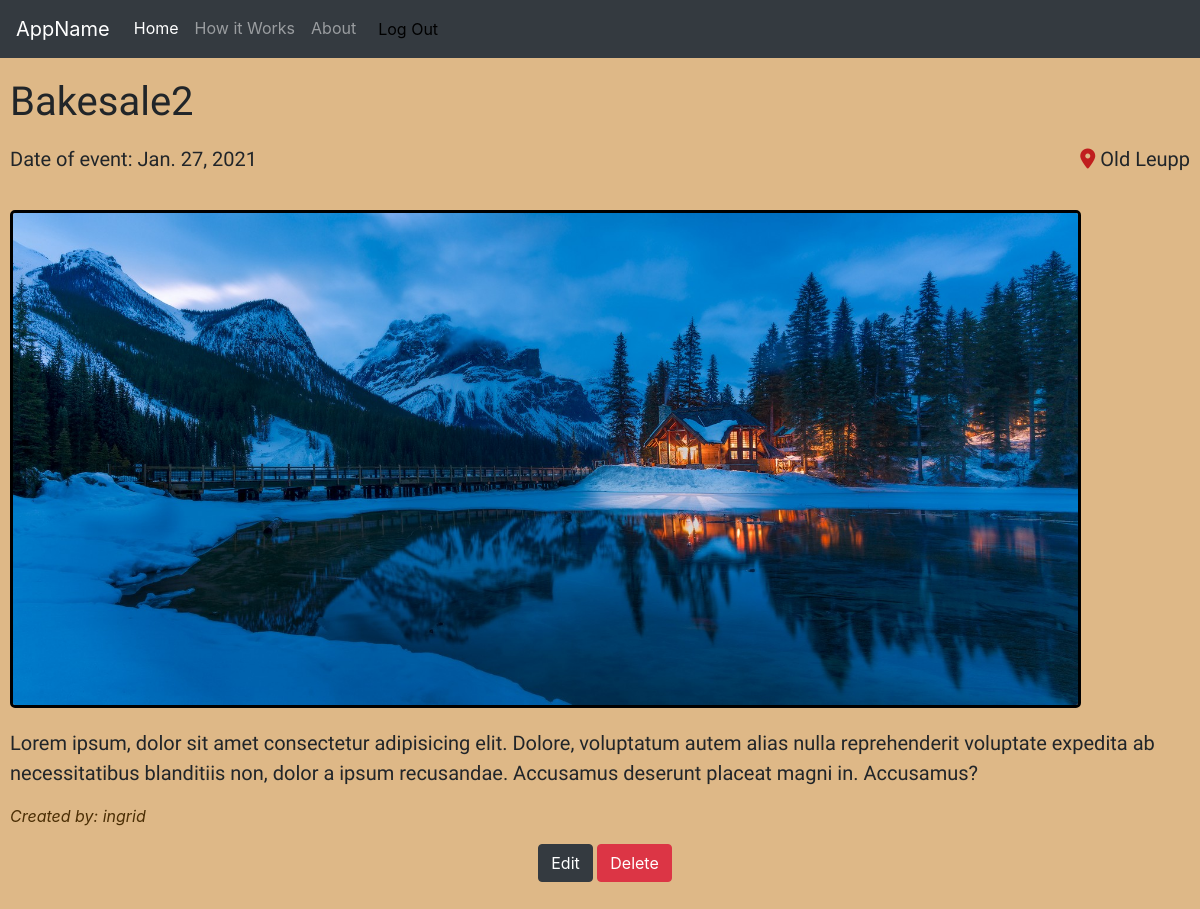
The app's page /events/event/32event_detail/ (signed in) with its own data.
### events/models.py (models this page shows, shortened)
class Event(models.Model):
    title=models.CharField(max_length=100)
    description=models.TextField()
    location=models.CharField(max_length=100)
    date=models.DateField()
    category=models.CharField(max_length=10, choices=CATEGORY_CHOICES, default="other")
    photo=models.ImageField(default='no-image-found.png', blank=True)
    author = models.ForeignKey(User, on_delete=models.CASCADE, default=None)

### events/views.py (the view)
# urls.py: path('event/<int:pk>event_detail/', EventDetailView.as_view(), name='detail'),
class EventDetailView(LoginRequiredMixin, DetailView):
    model = Event

### events/templates/events/event_detail.html
{% extends 'base_layout.html' %}
{% block content %}
<div class="event-detail">
    <div class="event">
        <h2>{{object.title}}</h2>
        <div class="date-location">
            <p>Date of event: {{object.date}}</p>
            <p><i class="location-icon fas fa-map-marker-alt"></i> {{object.location}}</p>
        </div>
        <img class="event-img" src="{{object.photo.url}}" alt="photo">
        <p>{{object.description}}</p>
    </div>
    <p class="signed-username">Created by: {{object.author}} </p>
    <div class="two-buttons ">
        {% if object.author == user %}
        <a class ="btn btn-dark" href="{%url 'events:update' object.id %}">Edit</a>
        <a class ="btn btn-danger" href="{%url 'events:delete' object.id %}">Delete</a>
        {% endif %}
    </div>
</div>
{% endblock %}

### css/styles.css (style rules this page uses)
.event-detail { padding-top: 20px; padding-left: 10px; background-color: burlywood; }
.event p { font-family: 'Source Sans Pro', sans-serif; font-size: 20px; }
.event h2 { font-family: 'Volkhov', serif; font-size: 40px; padding-bottom: 10px; }
.event-img { border: 3px solid black; border-radius: 5px; margin-bottom: 20px; }
.signed-username { font-style: italic; color: rgb(75, 46, 4); }
.date-location { display: inline-block; padding-bottom: 20px; padding-right: 10px; }
.location-icon { color: rgb(192, 30, 30); }
.two-buttons { text-align: center; padding-bottom: 50px; }
.date-location { display: flex; flex-direction: row; justify-content: space-between; }
img { max-width: 90%; }

### records on screen
Event: title "Bakesale2", date "Jan. 27, 2021", location "Old Leupp", photo (picture), description "Lorem ipsum, dolor sit amet consectetur adipisicing elit. Dolore, voluptatum autem alias nulla reprehenderit voluptate expedita ab necessitatibus blanditiis non, dolor a ipsum recusandae. Accusamus deserunt placeat magni in. Accusamus?", author "ingrid"
